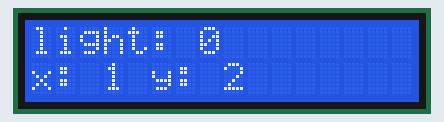
Bench run of a sketch on a simulated Arduino Uno, built with avr-gcc and run on an emulated ATmega328P. Shown: 16×2 character LCD.

Above: at 0.19 s.
At 5.04 s:
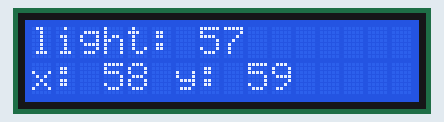
At 9.89 s:
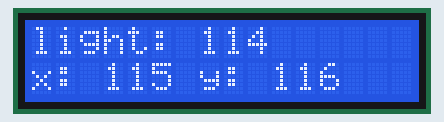
At 19.87 s:
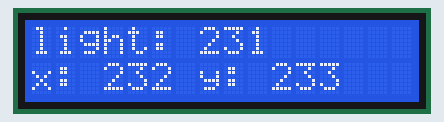
At 29.84 s:
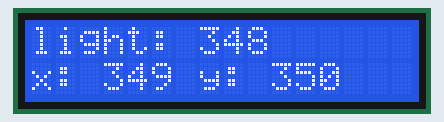
At 39.82 s:
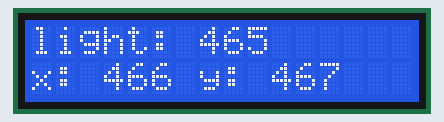

The sketch:

LCDTest.ino
```cpp
#include <LiquidCrystal.h>

// initialize the library with the numbers of the interface pins.
LiquidCrystal lcd(8, 9, 4, 5, 6, 7);

void setup() {
  lcd.begin(16, 2);
}

int val = 0;
void loop() {
  lcd.clear();
  lcd.print("light: ");
  lcd.print(val++);
  lcd.setCursor(0, 1);
  lcd.print("x: ");
  lcd.print(val++);
  lcd.print(" y: ");
  lcd.print(val++);

  delay(250);
}
```
